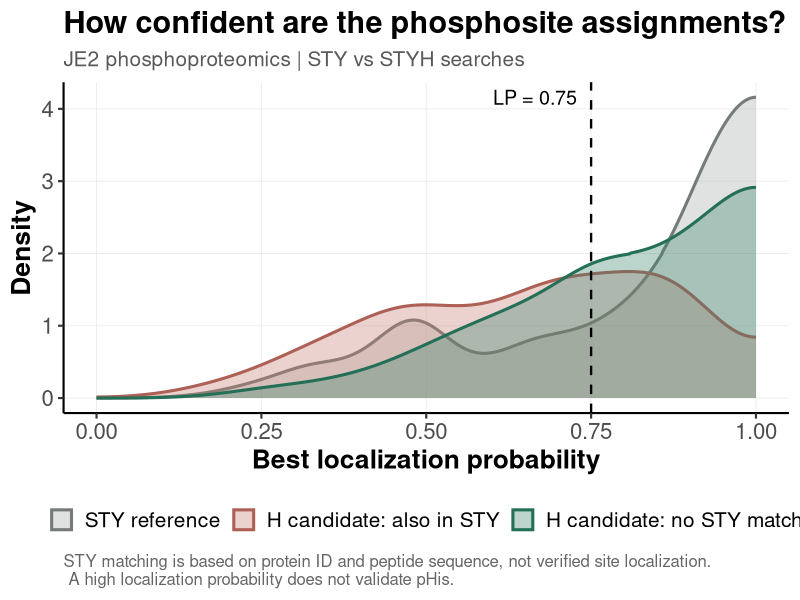
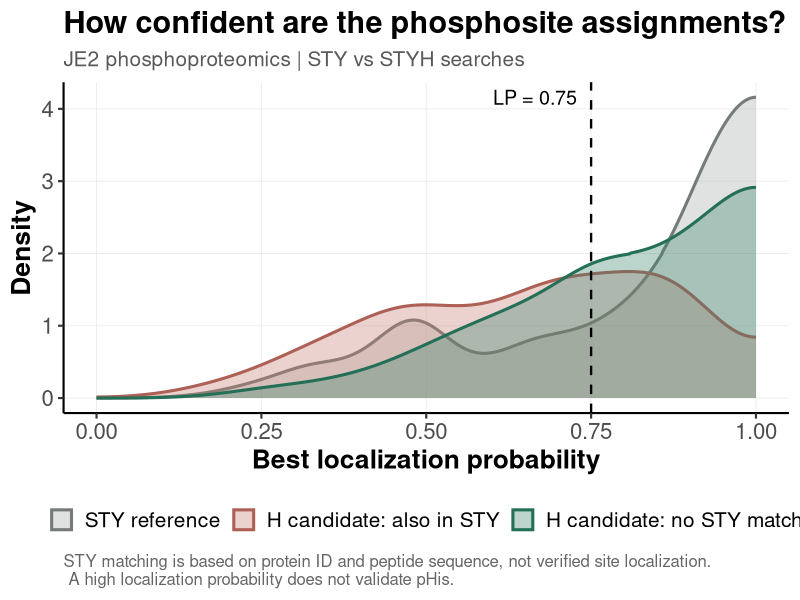
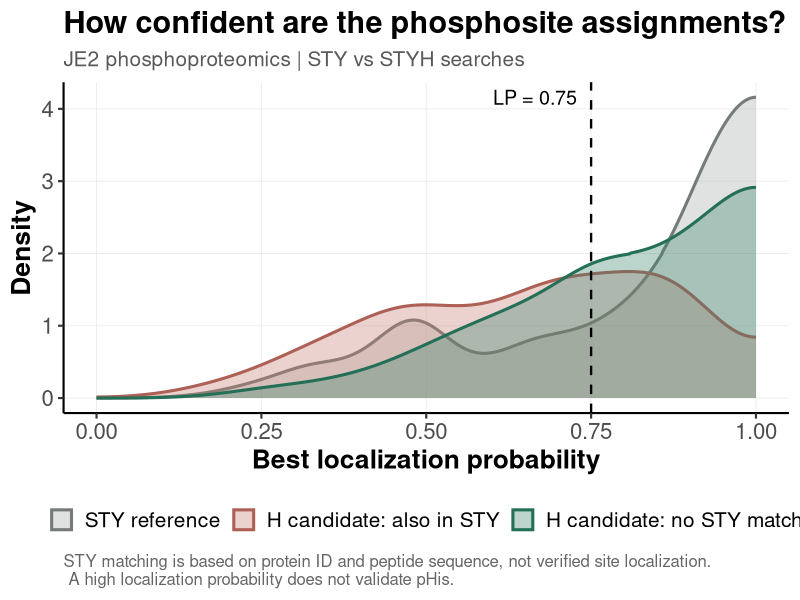

These figures' R source, in order:

library(readr)
library(dplyr)
library(ggplot2)

# 1. Read both datasets
sty <- read_tsv("combined_site_STY.tsv",
                show_col_types = FALSE)

styh <- read_tsv("combined_site_STYH.tsv",
                 show_col_types = FALSE)

# 2. Exclude contaminants, FGCZ, reverse and decoys
remove_unwanted <- function(df) {
  annotation <- df %>%
    select(any_of(c("Gene", "Protein", "Protein ID")))
  
  unwanted <- apply(annotation, 1, function(x) {
    any(grepl("contaminant|fgcz|reverse|decoy",
              ifelse(is.na(x), "", as.character(x)),
              ignore.case = TRUE))
  })
  
  df[!unwanted, , drop = FALSE]
}

sty <- remove_unwanted(sty)
styh <- remove_unwanted(styh)

# 3. Match peptides between STY and STYH
sty_keys <- sty %>%
  transmute(
    protein_id = `Protein ID`,
    peptide_key = toupper(Peptide)
  ) %>%
  distinct()

h_candidates <- styh %>%
  filter(grepl("h", Peptide, fixed = TRUE)) %>%
  mutate(
    protein_id = `Protein ID`,
    peptide_key = toupper(Peptide)
  ) %>%
  left_join(
    sty_keys %>% mutate(in_STY = TRUE),
    by = c("protein_id", "peptide_key")
  ) %>%
  mutate(
    group = ifelse(
      !is.na(in_STY),
      "H candidate: also in STY",
      "H candidate: no STY match"
    )
  )

# 4. Prepare density plot data
plot_data <- bind_rows(
  sty %>%
    transmute(
      prob = as.numeric(`Best Localization Probability`),
      group = "STY reference"
    ),
  h_candidates %>%
    transmute(
      prob = as.numeric(`Best Localization Probability`),
      group
    )
) %>%
  filter(!is.na(prob), prob >= 0, prob <= 1) %>%
  mutate(
    group = factor(
      group,
      levels = c(
        "STY reference",
        "H candidate: also in STY",
        "H candidate: no STY match"
      )
    )
  )

# 5. Show counts in console only
print(
  plot_data %>%
    group_by(group) %>%
    summarise(
      n = n(),
      n_above_075 = sum(prob >= 0.75),
      percent_above_075 = round(
        100 * mean(prob >= 0.75), 1
      ),
      .groups = "drop"
    )
)

# 6. Create density plot
p <- ggplot(
  plot_data,
  aes(x = prob, fill = group, color = group)
) +
  geom_density(
    alpha = 0.34,
    linewidth = 1.05,
    adjust = 1.25,
    bounds = c(0, 1)
  ) +
  geom_vline(
    xintercept = 0.75,
    linetype = "dashed",
    linewidth = 0.8
  ) +
  annotate(
    "text",
    x = 0.735,
    y = Inf,
    label = "LP = 0.75",
    hjust = 1.05,
    vjust = 1.5,
    size = 5
  ) +
  scale_x_continuous(
    limits = c(0, 1),
    breaks = seq(0, 1, 0.25)
  ) +
  scale_fill_manual(
    values = c(
      "STY reference" = "#A5AAA8",
      "H candidate: also in STY" = "#C77D70",
      "H candidate: no STY match" = "#38866D"
    )
  ) +
  scale_color_manual(
    values = c(
      "STY reference" = "#747B78",
      "H candidate: also in STY" = "#AD6056",
      "H candidate: no STY match" = "#246F57"
    )
  ) +
  labs(
    title = "How confident are the phosphosite assignments?",
    subtitle = "JE2 phosphoproteomics | STY vs STYH searches",
    x = "Best localization probability",
    y = "Density",
    fill = NULL,
    color = NULL,
    caption = paste(
      "STY matching is based on protein ID and peptide sequence,",
      "not verified site localization.\n",
      "A high localization probability does not validate pHis."
    )
  ) +
  theme_classic(base_size = 16) +
  theme(
    plot.title = element_text(
      size = 22, face = "bold"
    ),
    plot.subtitle = element_text(
      size = 15, color = "grey35"
    ),
    axis.title = element_text(
      size = 19, face = "bold"
    ),
    axis.text = element_text(
      size = 16
    ),
    legend.position = "bottom",
    legend.text = element_text(
      size = 15
    ),
    plot.caption = element_text(
      size = 12, hjust = 0, color = "grey40"
    ),
    panel.grid.major = element_line(
      color = "grey92", linewidth = 0.3
    )
  )

# 7. Display and save
print(p)

ggsave(
  "JE2_STY_STYH_density_poster.png",
  p, width = 13, height = 8, dpi = 300
)

ggsave(
  "JE2_STY_STYH_density_poster.pdf",
  p, width = 13, height = 8
)
